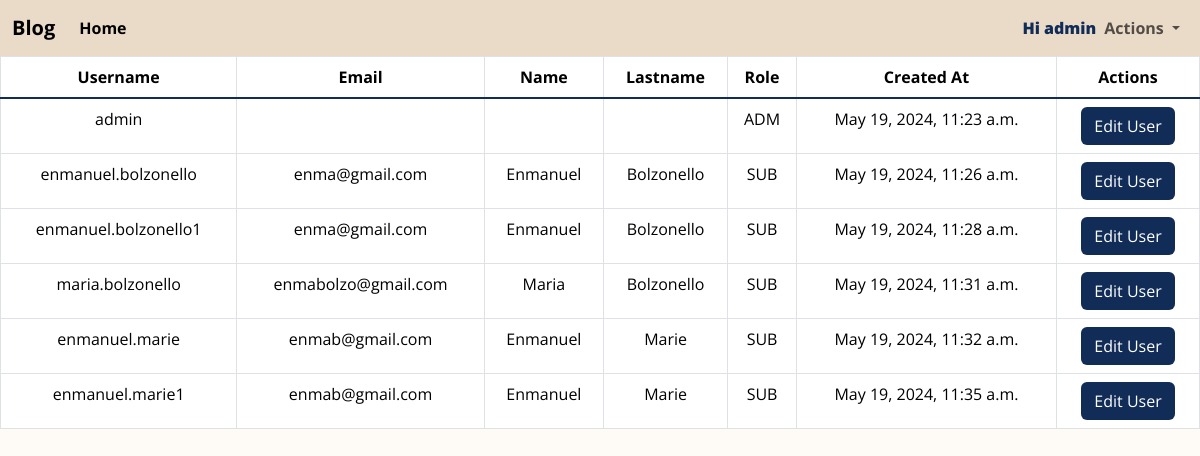
/users/list/ (signed in), run on an earlier commit of the app's database.
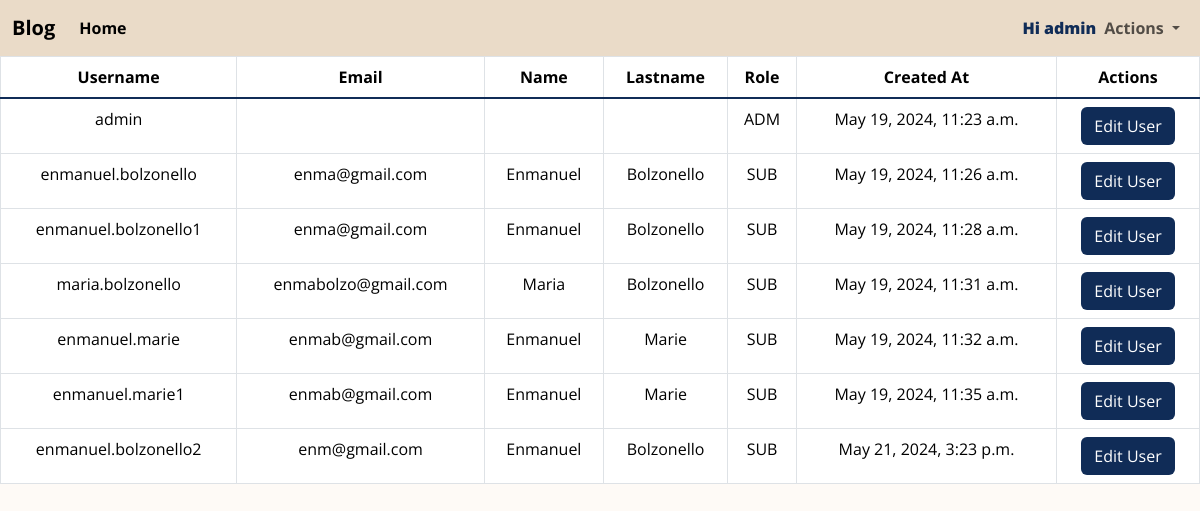
And on a later commit of the database.
### users/models.py (models this page shows, shortened)
class CustomUser(AbstractUser):
    ROLE_CHOICES = [
        ("ADM", "Administrator"),
        ("AUT", "Author"),
        ("SUB", "Subscriber"),
    ]
    username = models.CharField(max_length=150, unique=True)
    role = models.CharField(max_length=3, choices=ROLE_CHOICES, default='SUB')
    created_at = models.DateTimeField(auto_now_add=True)
    profile_image = models.ImageField(upload_to="images/profile_pics", null=True, blank=True)

### users/views.py (the view)
# urls.py: path('list/', UserList.as_view(), name='user-list'),
class UserList(LoginRequiredMixin, UserPassesTestMixin, ListView):
    model = CustomUser
    template_name = 'users/user_list.html'
    context_object_name = 'user_list'
    def test_func(self):
        return self.request.user.role == 'ADM'

### templates/users/user_list.html (shortened to what this page needs)
{% extends 'base_template.html' %}
{% block content %}
    {% if user_list %}
    <table class="table text-center table-hover table-bordered table-responsive"">
        <thead class="custom-thead">
          <tr>
            <th scope="col">Username</th>
            <th scope="col">Email</th>
            <th scope="col">Name</th>
            <th scope="col">Lastname</th>
            <th scope="col">Role</th>
            <th scope="col">Created At</th>
            <th scope="col">Actions</th>
          </tr>
        </thead>
        <tbody class="table-group-divider">
          {% for user in user_list %}
          <tr>
            <td class="fw-normal">{{ user.username }}</td>
            <td class="fw-normal">{{ user.email }}</td>
            <td class="fw-normal">{{ user.first_name }}</td>
            <td class="fw-normal">{{ user.last_name }}</td>
            <td class="fw-normal">{{ user.role }}</td>
            <td class="fw-normal">{{ user.created_at }}</td>
            <td class="fw-normal">
              <a class="btn btn-outline" href="{% url 'users:edit' pk=user.id %}">Edit User</a>
            </td>
          </tr>
          {% endfor %}
        </tbody>
    </table>
    {% endif %}
{% endblock %}

### templates/base_template.html (shortened to what this page needs)
{% load static %}
<!doctype html>
<html lang="en">
  <head>
    <link href="https://cdn.jsdelivr.net/npm/bootstrap@5.3.3/dist/css/bootstrap.min.css"
        rel="stylesheet"
>
    <link rel="stylesheet" href="{% static 'css/style.css' %}">
    <link rel="stylesheet"
          href="https://cdnjs.cloudflare.com/ajax/libs/font-awesome/6.5.2/css/all.min.css"
 />
  </head>
  <body>
    <nav class="navbar navbar-expand-lg" style="background-color: #EADBC8;">
      <div class="container-fluid">
        <a class="navbar-brand" href="{% url 'posts:post-list' %}">Blog</a>
        <div class="collapse navbar-collapse" id="navbarNavDropdown">
          <ul class="navbar-nav">
            <li class="nav-item">
              <a class="nav-link active" aria-current="page" href="{% url 'posts:post-list' %}">Home</a>
            </li>
          </ul>
        </div>
        {% if user.is_authenticated %}
        <div class="collapse navbar-collapse d-flex align-items-center" id="navbarNavDropdown">
          <ul class="navbar-nav ms-auto d-flex align-items-center">
              <li class="nav-item">
                <p class="text-center mb-0"><b>Hi {{ user.username }}</b></p>
              </li>
              <li class="nav-item dropdown">
                <a class="nav-link dropdown-toggle" href="#" role="button" data-bs-toggle="dropdown" aria-expanded="false">
                  Actions
                </a>
              </li>
          </ul>
        </div>
        {% endif %}
      </div>
    </nav>
    {% block content %}{% endblock %}
  </body>
</html>

### static/css/style.css (style rules this page uses)
body { background-color: #FEFAF6; color: #102C57; font-weight: bold; font-family: "Open Sans", sans-serif; }
.btn { background-color: #102C57; color: white; }
.custom-thead { background-color: #DAC0A3; }

What changed in the data, as far as the page shows it:
added CustomUser: username "enmanuel.bolzonello2", email "enm@gmail.com", first_name "Enmanuel", last_name "Bolzonello", role "SUB", created_at "May 21, 2024, 3:23 p.m."
